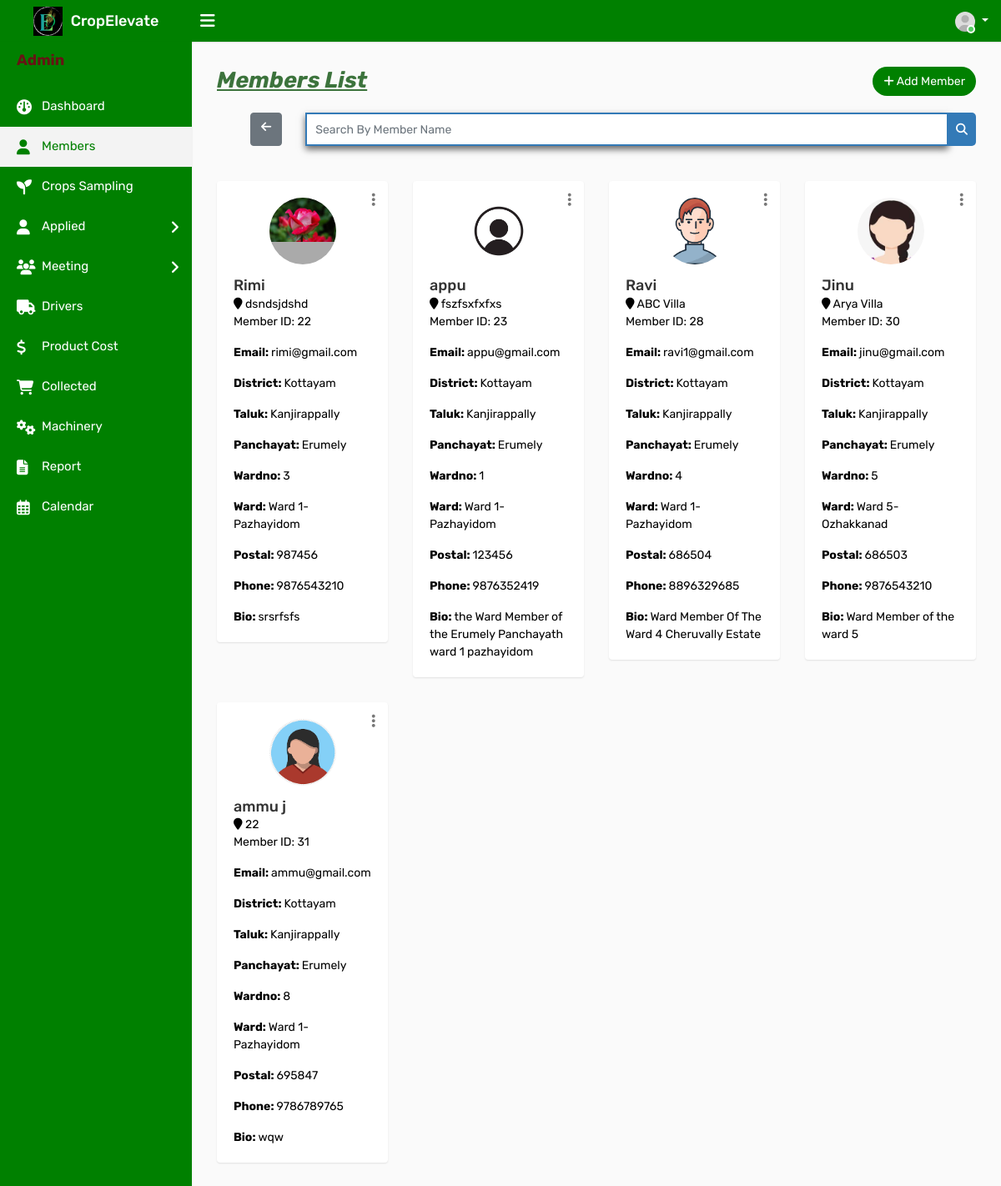
The page /admember (signed in) on the database its author committed.
### ceapp/models.py (models this page shows, shortened)
class Member(models.Model):
    user = models.ForeignKey(CustomUser, on_delete=models.CASCADE, blank=True, null=True)
    Name = models.CharField(max_length=100,null=True, blank=True)
    email = models.EmailField(max_length=100,null=True, blank=True)
    admin_set_password = models.CharField(max_length=128, blank=True, null=True)
    dob = models.CharField(max_length=100,null=True, blank=True)
    address = models.TextField()
    district= models.CharField(max_length=100,null=True, blank=True)
    taluk = models.CharField(max_length=255, null=True, blank=True)
    Panchayat = models.CharField(max_length=100,null=True, blank=True)
    wardname = models.CharField(max_length=100,null=True, blank=True)
    wardno = models.IntegerField(max_length=100,null=True, blank=True)
    postal = models.IntegerField()
    phone = models.IntegerField()
    bio=models.TextField()
    profile_photo = models.ImageField(upload_to='profile_photos/', blank=True, null=True)
    amob = models.IntegerField(max_length=100,null=True, blank=True)
    aemail = models.CharField(max_length=255, null=True, blank=True)
    degree = models.CharField(max_length=255, null=True, blank=True)
    institution = models.CharField(max_length=255, null=True,blank=True)
    reset_password = models.CharField(max_length=128, null=True, blank=True)  # New field for reset password
    is_active = models.BooleanField(default=True)

### ceapp/views.py (the view)
# urls.py: path('admember',views.admember,name='admember'),
@never_cache
@login_required
def admember(request):
    members = Member.objects.filter(is_active=True)
    return render(request, 'admintemp/admember.html', {'members': members})

### templates/admintemp/admember.html (shortened to what this page needs)
{% load static %}
<!DOCTYPE html>
<html lang="en">
<head>
    <link rel="stylesheet" type="text/css" href="{% static 'assets/css/bootstrap.min.css' %}">
    <link rel="stylesheet" type="text/css" href="{% static 'assets/css/font-awesome.min.css' %}">
    <link rel="stylesheet" type="text/css" href="{% static 'assets/css/select2.min.css' %}">
    <link rel="stylesheet" type="text/css" href="{% static 'assets/css/bootstrap-datetimepicker.min.css' %}">
    <link rel="stylesheet" type="text/css" href="{% static 'assets/css/style.css' %}">
    <link rel="stylesheet" href="https://cdnjs.cloudflare.com/ajax/libs/font-awesome/6.2.0/css/all.min.css">
</head>
<body>
    <div class="main-wrapper">
        <div class="header">
			<div class="header-left">
				<a href="{% url 'adindex' %}" class="logo">
					<img src="{% static 'assets/img/adminlogo1.png' %}" width="35" height="35" alt=""> <span>CropElevate</span>
				</a>
			</div>
			<a id="toggle_btn" href="javascript:void(0);"><i class="fa fa-bars"></i></a>
            <ul class="nav user-menu float-right">
                <li class="nav-item dropdown has-arrow">
                    <a href="#" class="dropdown-toggle nav-link user-link" data-toggle="dropdown">
                        <span class="user-img"><img class="rounded-circle" src="{% static 'assets/img/user.jpg' %}" width="40" alt="Admin">
							<span class="status online"></span></span>
                    </a>
                </li>
            </ul>
        </div>
        <div class="sidebar" id="sidebar">
            <div class="sidebar-inner slimscroll">
                <div id="sidebar-menu" class="sidebar-menu">
                    <ul>
                        <li class="menu-title" style="color:#661414; font-weight:bold;"><h4><b>Admin</b></h4></li>
                        <li>
                            <a href="{% url 'adindex' %}"><i class="fa fa-dashboard"></i> <span>Dashboard</span></a>
                        </li>
						<li class="active">
                            <a href="{% url 'admember' %}"><i class="fa fa-user"></i> <span>Members</span></a>
                        </li>
                        <li>
                            <a href="{% url 'adcrop' %}"><i class="fas fa-seedling fa-2x"></i> <span>Crops Sampling</span></a>
                        </li>
                        <li class="submenu green-background">
                            <a href="#"><i class="fa fa-user"></i> Applied <span class="menu-arrow"></span></a>
                        </li>
                        <li class="submenu green-background">
                            <a href="#"><i class="fas fa-users fa-2x"></i>  Meeting<span class="menu-arrow"></span></a>
                        </li>
                        <li>
                            <a href="{% url 'driver' %}"><i class="fas fa-truck"></i> <span>Drivers</span></a>
                        </li>
                        <li>
                            <a href="{% url 'adproductcost' %}"><i class="fas fa-dollar-sign"></i> <span>Product Cost</span></a>
                        </li>
                        <li>
                            <a href="{% url 'adselldetails' %}"><i class="fas fa-shopping-cart"></i> <span>Collected</span></a>
                        </li>
                        <li>
                            <a href="{% url 'admachinery' %}"><i class="fas fa-cogs"></i> <span>Machinery</span></a>
                        </li>
                        <li>
                            <a href="{% url 'adreport' %}"><i class="fas fa-file-text"></i>
                            </i> <span>Report</span></a>
                        </li>
                        <li>
                            <a href="{% url 'adcalendar' %}"><i class="far fa-calendar-alt fa-2x"></i>
                                <span>Calendar</span></a>
                        </li>
                    </ul>
                </div>
            </div>
        </div>
        <div class="page-wrapper" >
            <div class="content">
                <div class="row">
                    <div class="col-sm-4 col-3">
                        <h4 class="page-title" style="font-size:27px; color:#3c733c;" id="memberlist"><b><i><u>Members List</b></i></u></h4>
                    </div>
                    <div class="col-sm-8 col-9 text-right m-b-20">
                        <a href="{% url 'adaddmember' %}" class="btn btn-primary btn-rounded float-right" style="background-color: green; color: white;"><i class="fa fa-plus" id="addmem"></i> Add Member</a>
                    </div>
                </div>
                <div class="row">
                    <div class="col-md-12">
                        <form id="search-form" method="GET" action="{% url 'search_member' %}">
                            <div class="input-group">
                                <a href="{% url 'admember' %}" class="btn btn-secondary" style="margin-left:40px;"><i class="fa fa-arrow-left"></i></a>&ensp;&ensp;&ensp;&ensp;
                                <input type="text" class="form-control custom-search-input" name="membername" placeholder="Search By Member Name">
                                <div class="input-group-append">
                                    <button class="btn btn-primary custom-search-btn" type="submit"><i class="fa fa-search"></i></button>
                                </div>
                            </div>
                        </form>
                    </div>
                </div><br><br>
                <div class="row doctor-grid">
                    {% for member in members %}
                    <div class="col-md-4 col-sm-4  col-lg-3 ">
                        <div class="profile-widget" style="text-align:left;">
                             <div class="doctor-img">
                                <a class="avatar" href="#"><img alt="" src="{{ member.profile_photo.url }}"></a>
                               </div>
                            <div class="dropdown profile-action">
                                <a href="#" class="action-icon dropdown-toggle" data-toggle="dropdown" aria-expanded="false"><i class="fa fa-ellipsis-v"></i></a>
                            </div>
                            <h4 class="doctor-name text-ellipsis"><a href="profile.html"> {{ member.Name }}</a></h4>
                            <div class="user-country" style="color:black;">
                                <i class="fa fa-map-marker"></i> {{ member.address }}
                            </div>
                            <div>
                                <p style="color:black;">Member ID: {{ member.id }}</p>
                                <p class="card-text" style="color:black;"><b>Email: </b>{{ member.email }}</p>
                                <p class="card-text" style="color:black;"><b>District: </b>{{ member.district }}</p>
                                <p class="card-text" style="color:black;"><b>Taluk: </b>{{ member.taluk }}</p>
                                <p class="card-text" style="color:black;"><b>Panchayat: </b>{{ member.Panchayat }}</p>
                                <p class="card-text" style="color:black;"><b>Wardno: </b>{{ member.wardno }}</p>
                                <p class="card-text" style="color:black;"><b>Ward: </b>{{ member.wardname }}</p>
                                <p class="card-text" style="color:black;"><b>Postal: </b>{{ member.postal }}</p>
                                <p class="card-text" style="color:black;"><b>Phone: </b>{{ member.phone }}</p>
                                <p class="card-text" style="color:black;"><b>Bio: </b>{{ member.bio }}</p>
                            </div>
                        </div>
                    </div>
                    {% endfor %}
                </div>
            </div>
		</div>
    </div>
</body>
</html>

### rows shown on the page
Member: profile_photo (picture), Name "Rimi", address "dsndsjdshd", id "22", email "rimi@gmail.com", district "Kottayam", taluk "Kanjirappally", Panchayat "Erumely", wardno "3", wardname "Ward 1-Pazhayidom", postal "987456", phone "9876543210", bio "srsrfsfs"
Member: profile_photo (picture), Name "appu", address "fszfsxfxfxs", id "23", email "appu@gmail.com", district "Kottayam", taluk "Kanjirappally", Panchayat "Erumely", wardno "1", wardname "Ward 1-Pazhayidom", postal "123456", phone "9876352419", bio "the Ward Member of the Erumely Panchayath ward 1 pazhayidom"
Member: profile_photo (picture), Name "Ravi", address "ABC Villa", id "28", email "ravi1@gmail.com", district "Kottayam", taluk "Kanjirappally", Panchayat "Erumely", wardno "4", wardname "Ward 1-Pazhayidom", postal "686504", phone "8896329685", bio "Ward Member Of The Ward 4 Cheruvally Estate"
Member: profile_photo (picture), Name "Jinu", address "Arya Villa", id "30", email "jinu@gmail.com", district "Kottayam", taluk "Kanjirappally", Panchayat "Erumely", wardno "5", wardname "Ward 5-Ozhakkanad", postal "686503", phone "9876543210", bio "Ward Member of the ward 5"
Member: profile_photo (picture), Name "ammu j", address "22", id "31", email "ammu@gmail.com", district "Kottayam", taluk "Kanjirappally", Panchayat "Erumely", wardno "8", wardname "Ward 1-Pazhayidom", postal "695847", phone "9786789765", bio "wqw"
